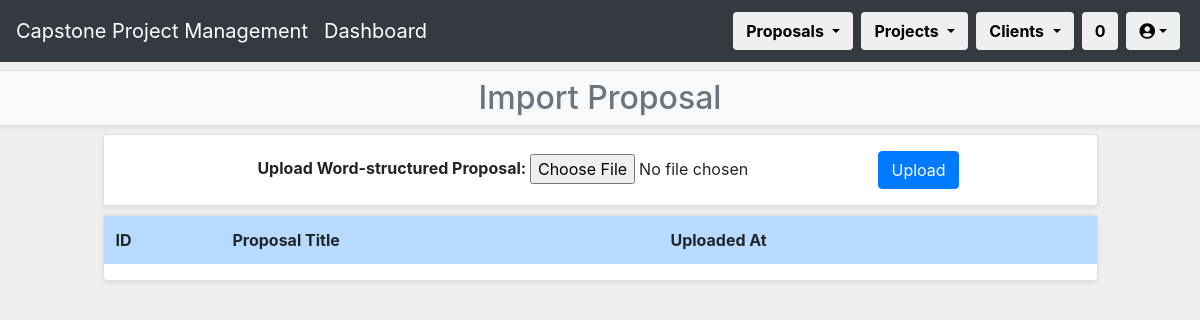
/CPPMS/proposal/word_proposal/ (signed in), run on an earlier commit of the app's database.
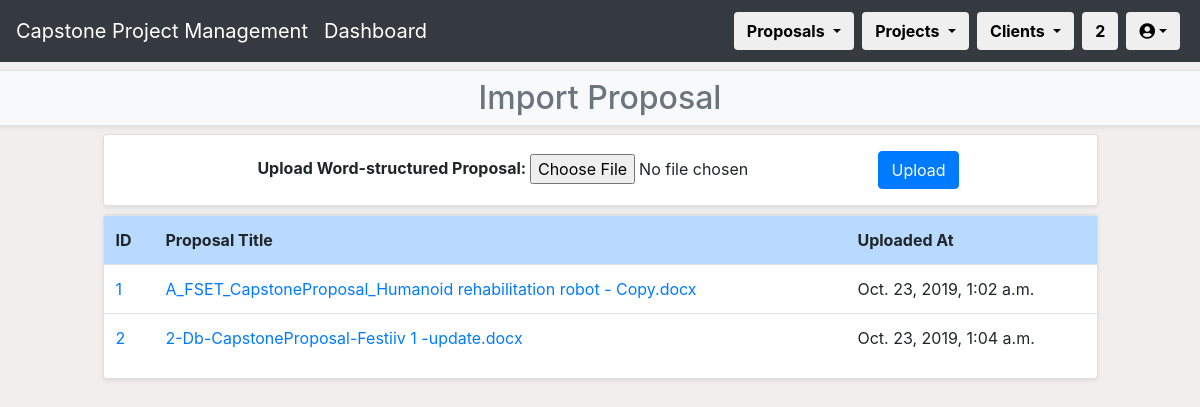
And on a later commit of the database.
### CPPMS/models.py (models this page shows, shortened)
class Upload_Proposal(models.Model):
    title = models.CharField(max_length=128, default="")
    filepath = models.FileField(null=True, blank=True, default="")
    created_at = models.DateTimeField(auto_now_add=True)
    updated_at = models.DateTimeField(auto_now=True)
    pass

### CPPMS/views.py (the view, shortened to what this page needs)
@login_required(login_url="/CPPMS/login/")
def word_proposal(request):
    username = request.user.first_name + " " + request.user.last_name
    uploaded_proposal = ""
    queryset_proposal = Upload_Proposal.objects.all()
    existing_proposal = list(queryset_proposal)
    exist = False
    count()
    word_proposals = Upload_Proposal.objects.all()
    return render(
        request,
        "word_proposal.html",
        {
            "count": count,
            "uploaded_proposal": uploaded_proposal,
            "word_proposals": word_proposals,
            "username": username
        }
    )

### CPPMS/views.py (called while the page is built)
def count():
    count = []
    count_web = Incoming_Proposal.proposals.all().count()
    count_word = Upload_Proposal.objects.all().count()
    count_all = count_web + count_word
    count_all_proposal = Proposal.objects.all().count()
    count_all_client = Client.objects.all().count()
    count = [count_web, count_word, count_all,count_all_proposal,count_all_client]
    return count

### CPPMS/templates/word_proposal.html (shortened to what this page needs)
{% extends "proposal.html" %}
{% block sub-page_content %}
{% if not messages %}
<h2>Import Proposal</h2>
{% else %}
<h2>Import Proposal</h2>
{% for message in messages %}<li>{{ message }}</li>{% endfor %}
{% endif %}
{% endblock %}
{% block page_detail_content %}
<div class="row mb-2">
    <div class="col-md-1"></div>
    <div class="col">
        <div class="row mb-2">
            <div class="col">
                <form class="text-center" method="POST" enctype="multipart/form-data">
                    <div class="search-container card shadow-sm pt-3 pl-3">
                        <p><strong>Upload Word-structured Proposal: </strong>
                            <input type="file" name="file">
                            <button type="submit" class="btn btn-primary" name="upload">Upload</button></p>
                    </div>
                </form>
            </div>
        </div>
        <div class="row mb-2">
            <div class="col">
                <div class="card table-responsive shadow-sm">
                    <table class="table table-hover">
                        <tr class="table-primary">
                            <th>ID</th>
                            <th style="min-width: 150px">Proposal Title</th>
                            <th style="min-width: 150px">Uploaded At</th>
                        </tr>
                        {% for proposal in word_proposals %}
                        <tr>
                            <td><a href="word_proposal_detail/{{ proposal.pk }}">{{ proposal.pk }}</a></td>
                            <td><a href="word_proposal_detail/{{ proposal.pk }}">{{ proposal.title }}</a></td>
                            <td>{{ proposal.created_at }}</td>
                        </tr>
                        {% endfor %}
                    </table>
                </div>
            </div>
        </div>
    </div>
    <div class="col-md-1"></div>
</div>
{% endblock %}

What changed in the data, as far as the page shows it:
added Upload_Proposal: pk "1", title "A_FSET_CapstoneProposal_Humanoid rehabilitation robot - Copy.docx", created_at "Oct. 23, 2019, 1:02 a.m."
added Upload_Proposal: pk "2", title "2-Db-CapstoneProposal-Festiiv 1 -update.docx", created_at "Oct. 23, 2019, 1:04 a.m."
Also different on the page:
{{ count.2 }}: "0" → "2"
